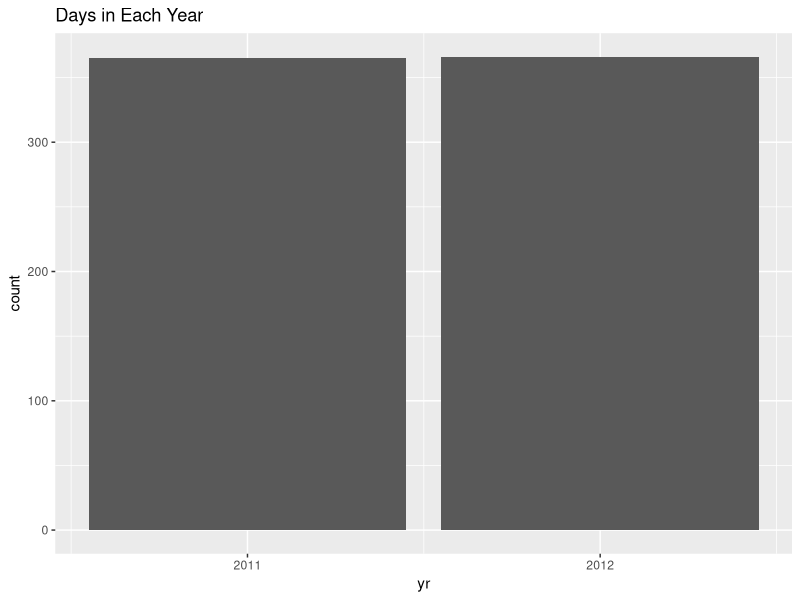

This figure's R source:
## ---- chunk 1
knitr::opts_chunk$set(echo = TRUE)
library(tidyverse)
library(readr)
Bikeshare <- read.csv("Bikeshare.csv")
## ---- chunk 2
yr.barplot <- ggplot(data = Bikeshare) + geom_bar(mapping = aes(x = yr)) + labs(title = "Days in Each Year") + scale_x_continuous(breaks = c(0, 1), labels = c("2011", "2012"))
plot(yr.barplot)
## ---- chunk 3
yr.setup <- table(Bikeshare$yr)
yr.table = cbind(yr.setup, round(prop.table(yr.setup)*100,2))
colnames(yr.table) = c("Count", "Percentage")
rownames(yr.table) = c("2011", "2012")
writeLines("Summary Statistics for Years (Days)")
print(yr.table)
